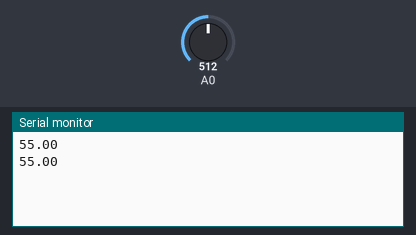
Simulated run of this sketch. Board: Arduino Uno, built with avr-gcc and run on an emulated ATmega328P. Parts: the last lines printed to the serial monitor. The test bench sets the inputs (shaded band); at power-on: A0 = 512.

Above: at 1.8 s.
1.9 s: A0 set to 716
At 2.8 s:
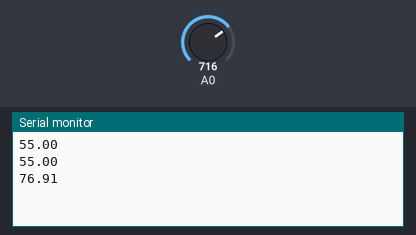
3.4 s: A0 set to 900
At 4.6 s:
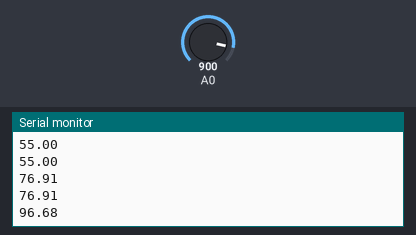
Timing chart, 0 to 6.4 s (numbered marks = the images above; inputs shaded):
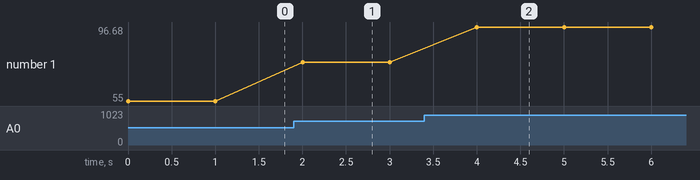

The sketch:

temperature-sensor.ino
```cpp
void setup() {
  analogReference(INTERNAL);
  Serial.begin(9600);
}

void loop() {
  int Dout = analogRead(A0);
//  float Vin = (Dout * 0.00488);
//  float temp = Vin * 100;
  float temp = Dout * 0.107422;
  Serial.println(temp);
  delay(1000);
}
```

Measured:
- after the input at 1.9 s, the serial monitor: prints a new line after 0.10 s (image 1)
- after the input at 3.4 s, the serial monitor: prints a new line after 0.60 s (image 2)
- plotted number 1: 55 → 76.91 after the input at 1.9 s, 76.91 → 96.68 after the input at 3.4 s
